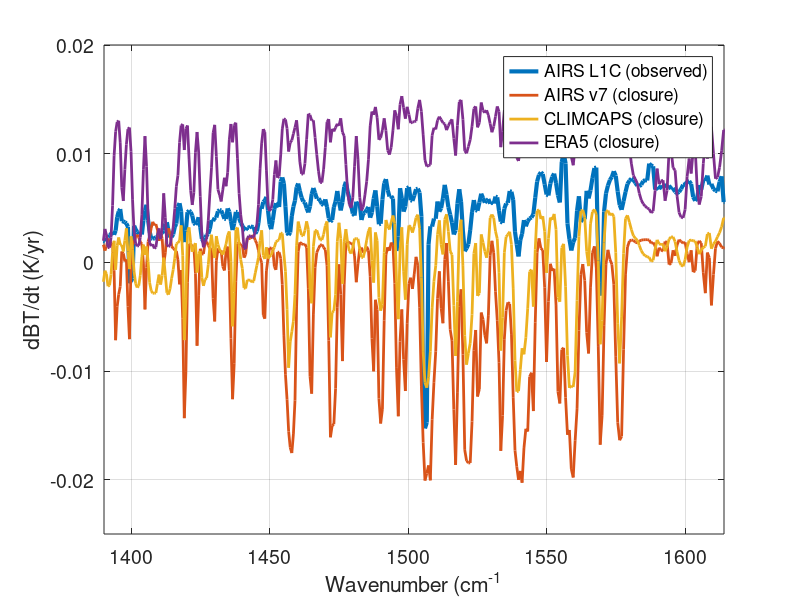

Here is the MATLAB script that generated this plot:
%% see /home/sergio/PAPERS/SUBMITPAPERS/trends_May2025/make_fig4_matfile.m

clear all
load fig4.mat

iiMax = 4;

figure(1); clf
for ii = 1 : iiMax
  plot(data.x{ii},data.y{ii},'linewidth',2); hold on
end

figure(1); clf
ii = 4;  plot(data.x{ii},data.y{ii},'linewidth',3); hold on
ii = 3;  plot(data.x{ii},data.y{ii},'linewidth',2); hold on
ii = 2;  plot(data.x{ii},data.y{ii},'linewidth',2); hold on
ii = 1;  plot(data.x{ii},data.y{ii},'linewidth',2); hold on

hold off
legend('AIRS L1C (observed)','AIRS v7 (closure)','CLIMCAPS (closure)','ERA5 (closure)','location','best'); 
grid on
xlabel('Wavenumber (cm^{-1}'); ylabel('dBT/dt (K/yr)');
set(gca,'fontsize',14)

axis(ax)
ylim([-0.025 +0.02])

%pos = [2700 500 700 500];
%set(gcf,'position',pos)
